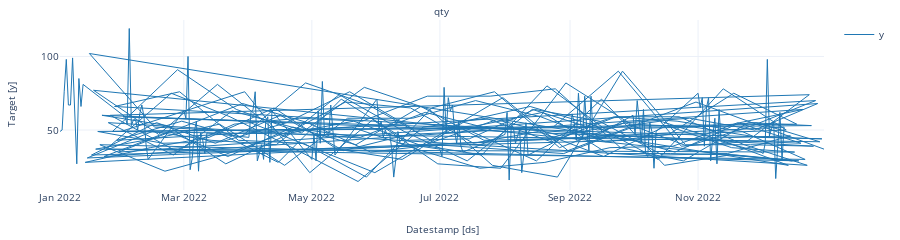

Write notebook code for a chart like this one.
### Code cell
StatsForecast.plot(df_sf, engine='plotly')

### Figure 1 — Plotly figure (JSON) as saved in the notebook; plotly's stock layout.template omitted (floating-point values rounded to 4 significant figures; data arrays with more than 128 entries replaced by an {"elided": "..."} marker saying what was removed)
{"data": [{"legendgroup": "y", "line": {"color": "#1f77b4", "width": 1}, "mode": "lines", "name": "y", "showlegend": true, "type": "scatter", "x": {"elided": "365 str values"}, "xaxis": "x", "y": {"elided": "365 int values"}, "yaxis": "y"}], "layout": {"annotations": [{"font": {"size": 10}, "showarrow": false, "text": "qty", "x": 0.5, "xanchor": "center", "xref": "paper", "y": 1, "yanchor": "bottom", "yref": "paper"}, {"font": {"size": 10}, "showarrow": false, "text": "Datestamp [ds]", "x": 0.5, "xanchor": "center", "xref": "paper", "y": 0, "yanchor": "top", "yref": "paper", "yshift": -30}, {"font": {"size": 10}, "showarrow": false, "text": "Target [y]", "textangle": -90, "x": 0, "xanchor": "right", "xref": "paper", "xshift": -40, "y": 0.5, "yanchor": "middle", "yref": "paper"}], "autosize": true, "font": {"size": 10}, "height": 150, "margin": {"b": 50, "l": 60, "r": 10, "t": 20}, "xaxis": {"anchor": "y", "domain": [0, 1], "showticklabels": true, "visible": true}, "yaxis": {"anchor": "x", "domain": [0, 1]}}}
